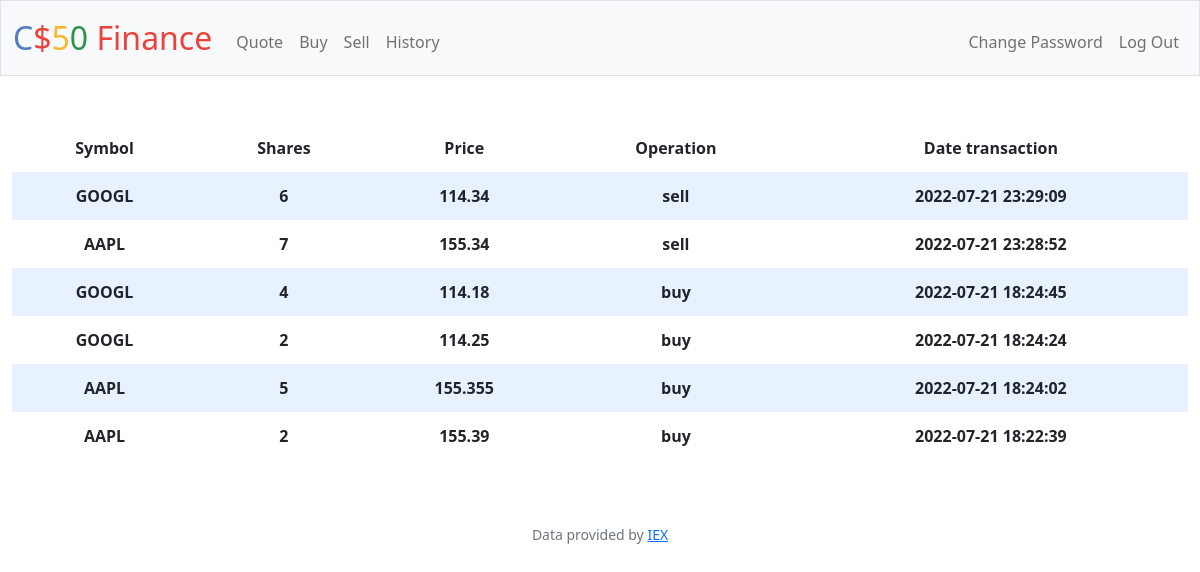
Screenshot of /history (signed in) with the database file from the repository.
### tables this page shows
CREATE TABLE 'orders' ('id' INTEGER PRIMARY KEY NOT NULL, 'username_id' INTEGER NOT NULL, 'symbol' TEXT NOT NULL, 'shares' NUMERIC NOT NULL, 'price' NUMERIC NOT NULL, 'timestamp' DATETIME NOT NULL DEFAULT CURRENT_TIMESTAMP, operation text NOT NULL);

### app.py (the view)
@app.route("/history")
@login_required
def history():
    history = db.execute(
        "SELECT * FROM orders WHERE username_id = ? ORDER BY timestamp DESC", session.get("user_id"))
    return render_template("history.html", history=history)

### app.py (called while the page is built)
@app.after_request
def after_request(response):
    response.headers["Cache-Control"] = "no-cache, no-store, must-revalidate"
    response.headers["Expires"] = 0
    response.headers["Pragma"] = "no-cache"
    return response

### helpers.py (called while the page is built)
def login_required(f):
    @wraps(f)
    def decorated_function(*args, **kwargs):
        if session.get("user_id") is None:
            return redirect("/login")
        return f(*args, **kwargs)
    return decorated_function

### templates/history.html (shortened to what this page needs)
{% extends "layout.html" %}
{% block main %}
<table>
    <thead>
        <tr>
            <th>Symbol</th>
            <th>Shares</th>
            <th>Price</th>
            <th>Operation</th>
            <th>Date transaction</th>
        </tr>
    </thead>
    <tbody>
        {% for row in history %}
        <tr>
            <th>{{ history[loop.index0]["symbol"] }}</th>
            <th>{{ history[loop.index0]["shares"] }}</th>
            <th>{{ history[loop.index0]["price"] }}</th>
            <th>{{ history[loop.index0]["operation"] }}</th>
            <th>{{ history[loop.index0]["timestamp"] }}</th>
        </tr>
        {% endfor %}
    </tbody>
</table>
{% endblock %}

### static/styles.css (style rules this page uses)
table { background-color: transparent; margin-bottom: 1rem; width: 100%; }
table th, table td { padding: 0.75rem; vertical-align: middle; }
tbody tr:nth-of-type(odd) { background-color: rgb(179, 208, 255, 0.3) }

### rows the page displays
orders: symbol "GOOGL", shares "6", price "114.34", operation "sell", timestamp "2022-07-21 23:29:09"
orders: symbol "AAPL", shares "7", price "155.34", operation "sell", timestamp "2022-07-21 23:28:52"
orders: symbol "GOOGL", shares "4", price "114.18", operation "buy", timestamp "2022-07-21 18:24:45"
orders: symbol "GOOGL", shares "2", price "114.25", operation "buy", timestamp "2022-07-21 18:24:24"
orders: symbol "AAPL", shares "5", price "155.355", operation "buy", timestamp "2022-07-21 18:24:02"
orders: symbol "AAPL", shares "2", price "155.39", operation "buy", timestamp "2022-07-21 18:22:39"
